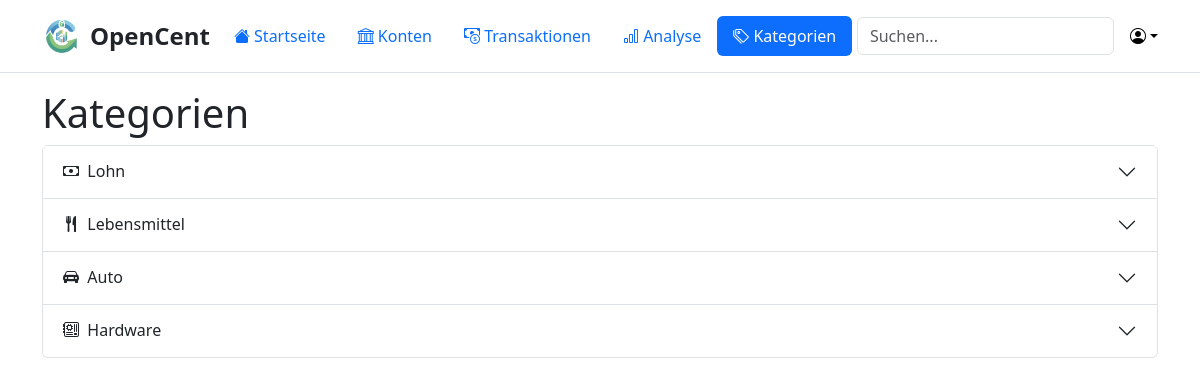
Page /categories/ on the committed database.
### manager/models.py (models this page shows, shortened)
class Category(models.Model):
    name = models.CharField(max_length=100)
    parent_category = models.ForeignKey('self', on_delete=models.CASCADE, null=True, blank=True, related_name='subcategories')
    icon = models.CharField(max_length=50, default='bi bi-tags')
    class Meta:
        verbose_name_plural = "Categories"

### manager/views.py (the view)
# urls.py: path('categories/', views.categories, name='categories'),
def categories(request):
    categories = Category.objects.filter(parent_category__isnull=True)
    context = {
        'header_data': {
            'title': "Kategorien",
            'selected_tab': 'categories',
        },
        'categories': categories,
    }
    return render(request, 'categories/index.html', context)

### manager/templates/categories/index.html (shortened to what this page needs)
{% extends 'master.html' %}
{% block content %}
<h1>Kategorien</h1>
<div class="accordion" id="categoriesAccordion">
    {% for category in categories %}
    <div class="accordion-item">
        <h2 class="accordion-header" id="heading{{ category.id }}">
            <button class="accordion-button collapsed" type="button" data-bs-toggle="collapse" data-bs-target="#collapse{{ category.id }}" aria-expanded="false" aria-controls="collapse{{ category.id }}">
                {% if category.icon %}
                    <i class="{{ category.icon }}"></i>&nbsp;
                {% endif %}
                {{ category.name }}
            </button>
        </h2>
    </div>
    {% endfor %}
{% endblock %}

### rows in the picture
Category: name "Lohn"
Category: name "Lebensmittel"
Category: name "Auto"
Category: name "Hardware"
